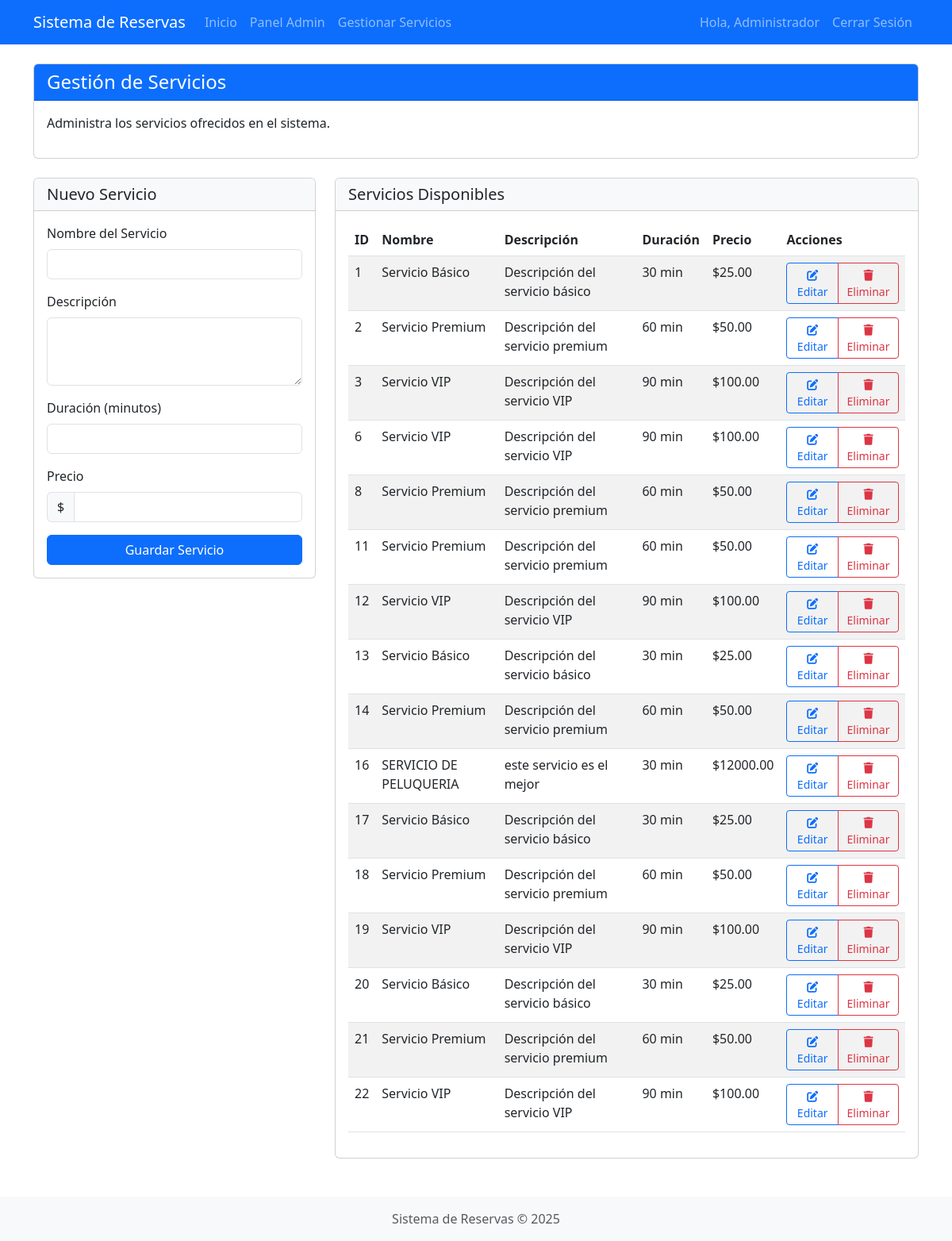
The page /admin/servicios (signed in) on the database its author committed.
### tables this page shows
CREATE TABLE servicios (
        id INTEGER PRIMARY KEY AUTOINCREMENT,
        nombre TEXT NOT NULL,
        descripcion TEXT,
        duracion INTEGER NOT NULL,  -- duración en minutos
        precio REAL NOT NULL
    );

### app.py (the view, shortened to what this page needs)
@app.route('/admin/servicios', methods=['GET', 'POST'])
def admin_servicios():
    if 'usuario_id' not in session or session['usuario_rol'] != 'admin':
        flash('Necesitas iniciar sesión como administrador', 'warning')
        return redirect(url_for('login'))
    conn = sqlite3.connect('instance/reservas.db')
    conn.row_factory = sqlite3.Row
    cursor = conn.cursor()
    cursor.execute('SELECT * FROM servicios')
    servicios = cursor.fetchall()
    conn.close()
    return render_template('admin_servicios.html', servicios=servicios)

### app.py (called while the page is built)
@app.context_processor
def utility_processor():
    def get_now():
        return datetime.now()
    return dict(now=get_now)

### templates/admin_servicios.html (shortened to what this page needs)
{% extends 'base.html' %}
{% block content %}
<div class="row mb-4">
    <div class="col-md-12">
        <div class="card">
            <div class="card-header bg-primary text-white">
                <h4 class="mb-0">Gestión de Servicios</h4>
            </div>
            <div class="card-body">
                <p>Administra los servicios ofrecidos en el sistema.</p>
            </div>
        </div>
    </div>
</div>
<div class="row">
    <div class="col-md-4">
        <div class="card">
            <div class="card-header bg-light">
                <h5 class="mb-0">Nuevo Servicio</h5>
            </div>
            <div class="card-body">
                <form method="POST">
                    <div class="mb-3">
                        <label for="nombre" class="form-label">Nombre del Servicio</label>
                        <input type="text" class="form-control" id="nombre" name="nombre" required>
                    </div>
                    <div class="mb-3">
                        <label for="descripcion" class="form-label">Descripción</label>
                        <textarea class="form-control" id="descripcion" name="descripcion" rows="3"></textarea>
                    </div>
                    <div class="mb-3">
                        <label for="duracion" class="form-label">Duración (minutos)</label>
                        <input type="number" class="form-control" id="duracion" name="duracion" min="15" step="15" required>
                    </div>
                    <div class="mb-3">
                        <label for="precio" class="form-label">Precio</label>
                        <div class="input-group">
                            <span class="input-group-text">$</span>
                            <input type="number" class="form-control" id="precio" name="precio" min="0" step="0.01" required>
                        </div>
                    </div>
                    <div class="d-grid">
                        <button type="submit" class="btn btn-primary">Guardar Servicio</button>
                    </div>
                </form>
            </div>
        </div>
    </div>
    <div class="col-md-8">
        <div class="card">
            <div class="card-header bg-light">
                <h5 class="mb-0">Servicios Disponibles</h5>
            </div>
            <div class="card-body">
                {% if servicios %}
                <div class="table-responsive">
                    <table class="table table-striped">
                        <thead>
                            <tr>
                                <th>ID</th>
                                <th>Nombre</th>
                                <th>Descripción</th>
                                <th>Duración</th>
                                <th>Precio</th>
                                <th>Acciones</th>
                            </tr>
                        </thead>
                        <tbody>
                            {% for servicio in servicios %}
                            <tr>
                                <td>{{ servicio['id'] }}</td>
                                <td>{{ servicio['nombre'] }}</td>
                                <td>{{ servicio['descripcion'] or 'Sin descripción' }}</td>
                                <td>{{ servicio['duracion'] }} min</td>
                                <td>${{ "%.2f"|format(servicio['precio']) }}</td>
                                <td>
                                    <div class="btn-group">
                                        <button type="button" class="btn btn-sm btn-outline-primary"
                                            data-bs-toggle="modal" data-bs-target="#editarModal{{ servicio['id'] }}">
                                            <i class="fas fa-edit"></i> Editar
                                        </button>
                                        <button type="button" class="btn btn-sm btn-outline-danger"
                                            data-bs-toggle="modal" data-bs-target="#eliminarModal{{ servicio['id'] }}">
                                            <i class="fas fa-trash"></i> Eliminar
                                        </button>
                                    </div>
                                </td>
                            </tr>
                            {% endfor %}
                        </tbody>
                    </table>
                </div>
                {% else %}
                <div class="alert alert-info">No hay servicios registrados en el sistema.</div>
                {% endif %}
            </div>
        </div>
    </div>
</div>
{% endblock %}

### templates/base.html (shortened to what this page needs)
<!DOCTYPE html>
<html lang="es">
<head>
    <link href="https://cdn.jsdelivr.net/npm/bootstrap@5.3.0-alpha1/dist/css/bootstrap.min.css" rel="stylesheet">
    <link rel="stylesheet" href="https://cdnjs.cloudflare.com/ajax/libs/font-awesome/6.1.1/css/all.min.css">
</head>
<body>
    <nav class="navbar navbar-expand-lg navbar-dark bg-primary">
        <div class="container">
            <a class="navbar-brand" href="{{ url_for('index') }}">Sistema de Reservas</a>
            <div class="collapse navbar-collapse" id="navbarNav">
                <ul class="navbar-nav me-auto">
                    <li class="nav-item">
                        <a class="nav-link" href="{{ url_for('index') }}">Inicio</a>
                    </li>
                    {% if 'usuario_id' in session %}
                        {% if session['usuario_rol'] == 'admin' %}
                            <li class="nav-item">
                                <a class="nav-link" href="{{ url_for('admin_dashboard') }}">Panel Admin</a>
                            </li>
                            <li class="nav-item">
                                <a class="nav-link" href="{{ url_for('admin_servicios') }}">Gestionar Servicios</a>
                            </li>
                        {% endif %}
                    {% endif %}
                </ul>
                <ul class="navbar-nav">
                    {% if 'usuario_id' in session %}
                        <li class="nav-item">
                            <span class="nav-link">Hola, {{ session['usuario_nombre'] }}</span>
                        </li>
                        <li class="nav-item">
                            <a class="nav-link" href="{{ url_for('logout') }}">Cerrar Sesión</a>
                        </li>
                    {% endif %}
                </ul>
            </div>
        </div>
    </nav>
    <div class="container mt-4">
        {% block content %}{% endblock %}
    </div>
    <footer class="bg-light text-center text-muted py-3 mt-5">
        <div class="container">
           <p class="mb-0">Sistema de Reservas &copy; {{ now().year }}</p>
        </div>
    </footer>
</body>
</html>

### rows shown on the page
servicios: id "1", nombre "Servicio Básico", descripcion "Descripción del servicio básico", duracion "30", precio "25.00"
servicios: id "2", nombre "Servicio Premium", descripcion "Descripción del servicio premium", duracion "60", precio "50.00"
servicios: id "3", nombre "Servicio VIP", descripcion "Descripción del servicio VIP", duracion "90", precio "100.00"
servicios: id "6", nombre "Servicio VIP", descripcion "Descripción del servicio VIP", duracion "90", precio "100.00"
servicios: id "8", nombre "Servicio Premium", descripcion "Descripción del servicio premium", duracion "60", precio "50.00"
servicios: id "11", nombre "Servicio Premium", descripcion "Descripción del servicio premium", duracion "60", precio "50.00"
servicios: id "12", nombre "Servicio VIP", descripcion "Descripción del servicio VIP", duracion "90", precio "100.00"
servicios: id "13", nombre "Servicio Básico", descripcion "Descripción del servicio básico", duracion "30", precio "25.00"
servicios: id "14", nombre "Servicio Premium", descripcion "Descripción del servicio premium", duracion "60", precio "50.00"
servicios: id "16", nombre "SERVICIO DE PELUQUERIA", descripcion "este servicio es el mejor", duracion "30", precio "12000.00"
servicios: id "17", nombre "Servicio Básico", descripcion "Descripción del servicio básico", duracion "30", precio "25.00"
servicios: id "18", nombre "Servicio Premium", descripcion "Descripción del servicio premium", duracion "60", precio "50.00"
servicios: id "19", nombre "Servicio VIP", descripcion "Descripción del servicio VIP", duracion "90", precio "100.00"
servicios: id "20", nombre "Servicio Básico", descripcion "Descripción del servicio básico", duracion "30", precio "25.00"
servicios: id "21", nombre "Servicio Premium", descripcion "Descripción del servicio premium", duracion "60", precio "50.00"
servicios: id "22", nombre "Servicio VIP", descripcion "Descripción del servicio VIP", duracion "90", precio "100.00"

### other values the page prints
{{ session['usuario_nombre'] }} "Administrador"
